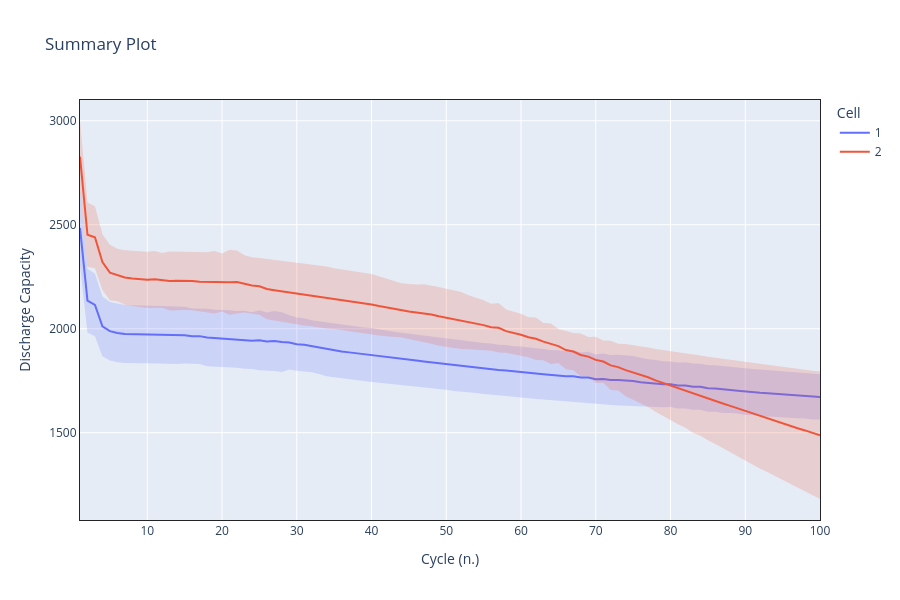

Here is the notebook cell this chart was saved with:
### Markdown cell above
### Summaries
`summary_collector` collects and shows summaries, including, e.g., the option to show statistical variations in the data (`spread=True`):

### Code cell
group_labels = {1: "starts ok", 2: "starts best"}
discharge_cap_summaries_full = summary_collector(
    b,
    columns=("discharge_capacity_gravimetric",),
    max_cycle=100,
    group_it=True,
    custom_group_labels=group_labels,
)
discharge_cap_summaries_full.plot(spread=True, height=600)
